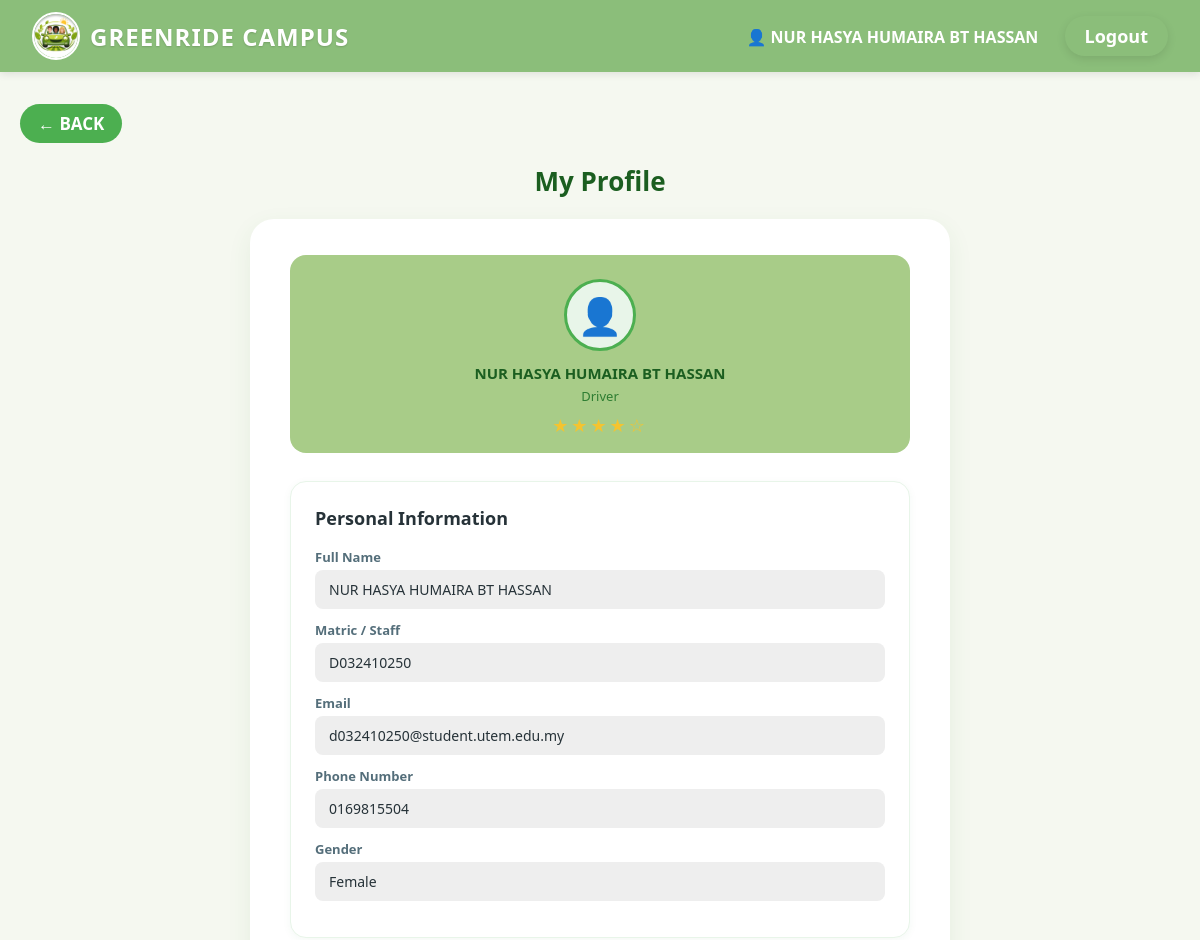
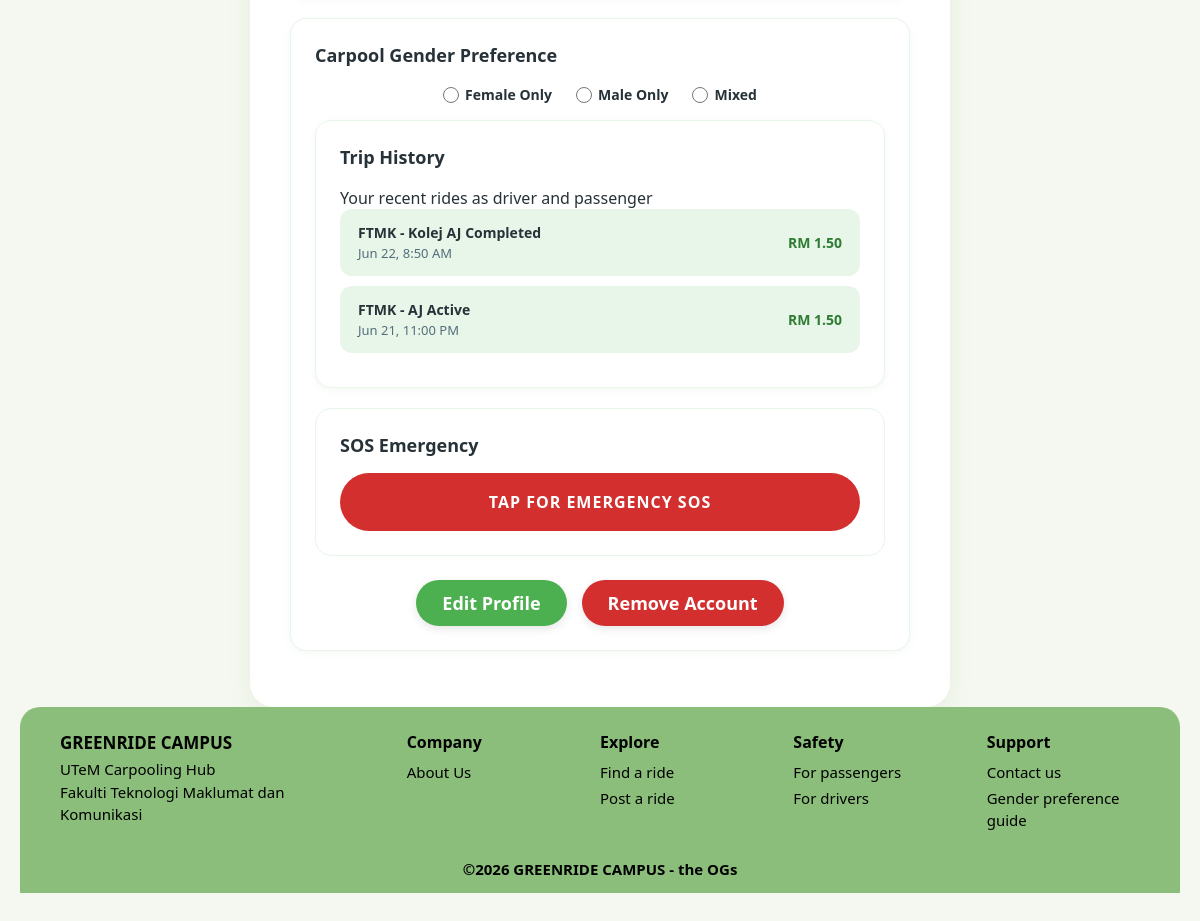
Page /profile/profile.php (signed in) on the committed database (2 pictures, top to bottom).
### tables this page shows
CREATE TABLE `user` (
  `user_ID` int(5) NOT NULL,
  `name` varchar(100) NOT NULL,
  `email` varchar(100) NOT NULL,
  `password` varchar(255) NOT NULL,
  `phone_number` varchar(20) NOT NULL,
  `role` varchar(20) NOT NULL,
  `matric_number` varchar(10) NOT NULL,
  `gender` varchar(10) NOT NULL
);

CREATE TABLE `trip` (
  `trip_ID` int(5) NOT NULL,
  `origin` varchar(100) NOT NULL,
  `destination` varchar(100) NOT NULL,
  `departure` datetime NOT NULL,
  `seats_available` int(2) NOT NULL,
  `price` decimal(10,2) NOT NULL,
  `status` varchar(20) NOT NULL,
  `gender_preference` varchar(20) DEFAULT NULL,
  `vehicle_ID` int(5) NOT NULL,
  `user_ID` int(5) NOT NULL
);

### profile/profile.php (the view, shortened to what this page needs)
<?php
require_once '../config/database.php';
$user_id = $_SESSION['user_id'];
$user = $conn->query("SELECT * FROM user WHERE user_id='$user_id'")->fetch_assoc();
$triphistory = $conn->query("
    SELECT * FROM trip
    WHERE user_id='$user_id'
    ORDER BY departure DESC
    LIMIT 5
");
?>
<!DOCTYPE html>
<html lang="en">
<head>
    <link rel="stylesheet" href="../assets/css/style.css">
    <link rel="stylesheet" href="../assets/css/profile.css">
</head>
<body>
<?php include '../includes/header.php'; ?>
<div class="container">
    <a href="../dashboard/dashboard.php" class="btn-back">← BACK</a>
    <h1 class="page-title">My Profile</h1>
    <div class="profile-card-layout">
        <div class="profile-avatar-wrapper">
            <div class="profile-img">👤</div>
            <div class="profile-name"><?php echo htmlspecialchars($user['name']); ?></div>
            <div class="profile-matric"><?php echo htmlspecialchars($user['role'] ?? 'Member'); ?></div>
            <div class="profile-stars">
            </div>
        </div>
        <div class="profile-section">
            <h3>Personal Information</h3>
            <div class="profile-field">
                <label>Full Name</label>
                <span class="field-value"><?php echo htmlspecialchars($user['name']); ?></span>
            </div>
            <div class="profile-field">
                <label>Matric / Staff</label>
                <span class="field-value"><?php echo htmlspecialchars($user['matric_number'] ?? ''); ?></span>
            </div>
            <div class="profile-field">
                <label>Email</label>
                <span class="field-value"><?php echo htmlspecialchars($user['email']); ?></span>
            </div>
            <div class="profile-field">
                <label>Phone Number</label>
                <span class="field-value"><?php echo htmlspecialchars($user['phone_number'] ?? ''); ?></span>
            </div>
            <div class="profile-field">
                <label>Gender</label>
                <span class="field-value"><?php echo htmlspecialchars($user['gender'] ?? ''); ?></span>
            </div>
        </div>
         <div class="profile-section">
            <h3>Carpool Gender Preference</h3>
            <form action="update_gender_pref.php" method="POST">
                <div class="gender-pref-options">
            <label>
                <input type="radio" name="gender_pref" value="female_only"
                    <?php echo ($user['gender_pref'] ?? '') === 'female_only' ? 'checked' : ''; ?>>
                Female Only
            </label>
            <label>
                <input type="radio" name="gender_pref" value="male_only"
                    <?php echo ($user['gender_pref'] ?? '') === 'male_only' ? 'checked' : ''; ?>>
                Male Only
            </label>
            <label>
                <input type="radio" name="gender_pref" value="mixed"
                    <?php echo ($user['gender_pref'] ?? '') === 'mixed' ? 'checked' : ''; ?>>
                Mixed
            </label>
          </div>
        <div class="profile-section">
    <h3>Trip History</h3>
    <p class="section-subtitle">Your recent rides as driver and passenger</p>
  <?php if ($triphistory && $triphistory->num_rows > 0): ?>
    <?php while ($trip = $triphistory->fetch_assoc()): ?>
        <div class="trip-history-item">
            <div>
                <div class="trip-route">
                    <?php echo htmlspecialchars($trip['origin'] . ' - ' . $trip['destination']); ?>
                    <span class="badge-status badge-<?php echo strtolower($trip['status']); ?>">
                        <?php echo htmlspecialchars($trip['status']); ?>
                    </span>
                </div>
                <div class="trip-time">
                    <?php echo date('M j, g:i A', strtotime($trip['departure'])); ?>
                </div>
            </div>
            <div class="trip-amount">
                RM <?php echo number_format($trip['price'], 2); ?>
            </div>
        </div>
    <?php endwhile; ?>
<?php else: ?>
    <p>No trip history yet.</p>
<?php endif; ?>
</div>
        <div class="sos-section">
            <h3>SOS Emergency</h3>
            <a href="../safety/sos.php" class="btn-sos-big">Tap for Emergency SOS</a>
        </div>
        <div class="profile-action-footer">
            <a href="edit_profile.php" class="btn btn-primary">Edit Profile</a>
            <a href="remove_account.php" class="btn btn-danger"
               onclick="return confirm('Completely remove account?');">Remove Account</a>
        </div>
    </div>
</div>
<?php include '../includes/footer.php'; ?>
</body>
</html>

### assets/css/style.css (style rules this page uses)
:root { --primary-green: #2E7D32; --light-green: #E8F5E9; --accent-green: #4CAF50; --bright-green: #76c442; --dark-green: #1B5E20; --bg-cream: #F1F8E9; --bg-page: #f5f8f0; --danger-red: #D32F2F; --danger-light: #FFEBEE; --text-dark: #263238; --text-muted: #546E7A; --border-radius: 16px; --card-shadow: 0 8px 24px rgba(46, 125, 50, 0.08); --navbar-green: #8bbe7a; }
* { box-sizing: border-box; margin: 0; padding: 0; font-family: 'Segoe UI', Roboto, Helvetica, Arial, sans-serif; }
body { background-color: var(--bg-page); color: var(--text-dark); min-height: 100vh; display: flex; flex-direction: column; }
.btn { padding: 11px 26px; border: none; border-radius: 25px; cursor: pointer; font-weight: 700; font-size: 18px; text-decoration: none; display: inline-flex; align-items: center; justify-content: center; gap: 8px; transition: all 0.2s ease; box-shadow: 0 3px 10px rgba(0,0,0,0.1); }
.btn-primary { background-color: var(--accent-green); color: white; }
.btn-danger { background-color: var(--danger-red); color: white; }
.btn-back { background-color: var(--accent-green); color: white; padding: 8px 18px; border-radius: 25px; font-weight: 700; font-size: 17px; text-decoration: none; display: inline-flex; align-items: center; gap: 6px; margin-bottom: 20px; }
.container { padding: 32px 20px; max-width: 1200px; margin: 0 auto; flex: 1; width: 100%; }

### rows in the picture
user: name "NUR HASYA HUMAIRA BT HASSAN", role "Driver", matric_number "D032410250", email "d032410250@student.utem.edu.my", phone_number "0169815504", gender "Female"
trip: origin+destination "FTMK - Kolej AJ", status "Completed", departure "Jun 22, 8:50 AM", price "1.50"
trip: origin+destination "FTMK - AJ", status "Active", departure "Jun 21, 11:00 PM", price "1.50"

### other values in the picture
$_SESSION['user_name'] "NUR HASYA HUMAIRA BT HASSAN"
